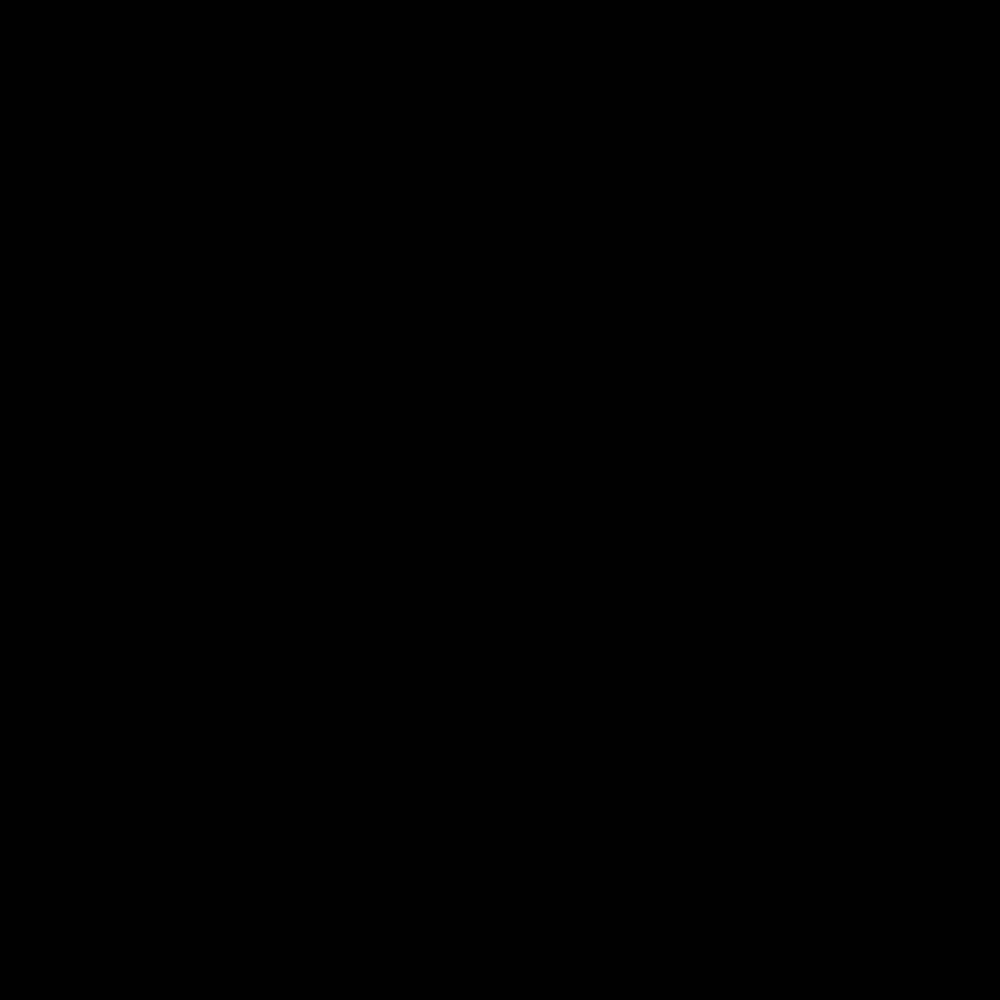
Frame 1 (no input)
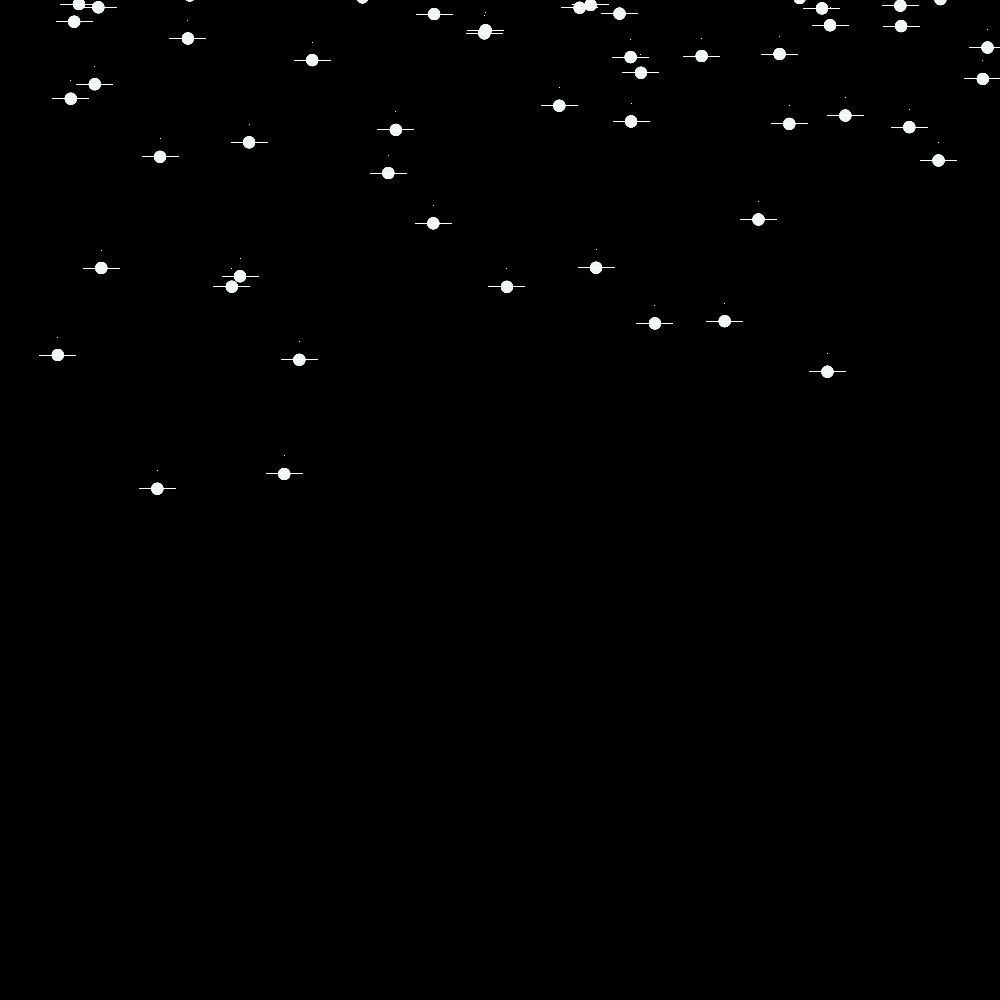
Frame 60 (the mouse pressed at the canvas centre just before this capture)
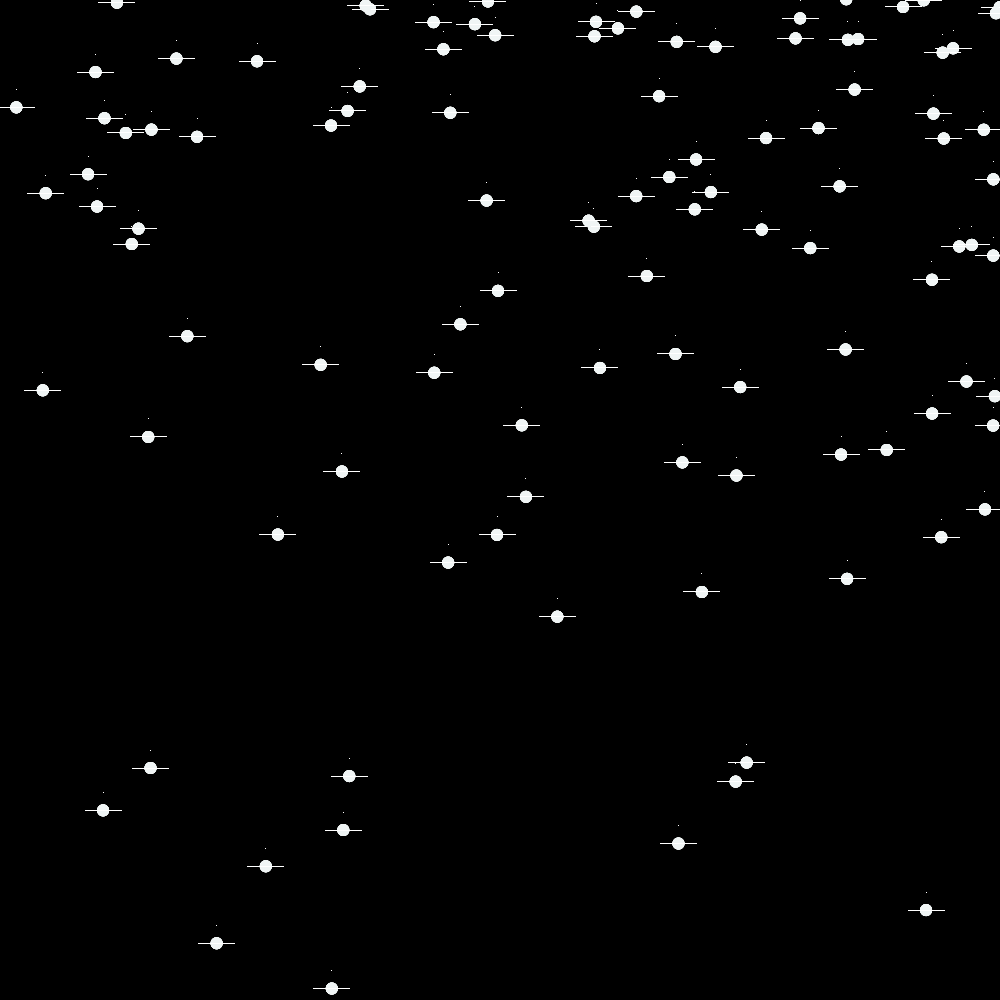
Frame 120 (the mouse held since frame 60 and released just before this capture)

The Processing sketch that drew these frames (run headless with seeded random() and noise(); from frame 60 on, the mouse is pressed at the canvas centre):

// Processing sketch: processing_15368
// ── processing_15368.pde

Flake[] flakes = new Flake[1000];

int totalflakes = 0;

void setup(){
  size (1000,1000);
  smooth();
}

void draw(){
  background(0);
  //fill (0,30);
  //rect(0,0,width,height);
  
  
  flakes[totalflakes] = new Flake();
  
  totalflakes++;
  
  if (totalflakes >= flakes.length) {
    totalflakes = 0;
  }
  
  for (int i = 0; i < totalflakes; i++ ) {
    flakes[i].llover();
    flakes[i].mostrar();
    flakes[i].rebotar();
  }
  
}
class Flake {
  
  float x,y;
  float velocidadY;
  float velocidadX;
  color c;
  float r;
  
  Flake() {
    r = 8;
    x = random(width);
    y = -r*4;
    velocidadY = random(10);
    velocidadX = random(10);
    c = color(240,245,245);
  }
  void llover() {
    y += velocidadY;
    x+=velocidadX/4;
  }
  
  void rebotar(){
    if (y>=height){
      velocidadY=velocidadY*-1;
    }
    if (x>=width || x <0){
      velocidadX = velocidadY*-1;
  }
  }
  void mostrar() {
    fill(c);
    noStroke();
    
    for (int i = 2; i < r; i++) {
      ellipseMode(CENTER);
      noStroke();
      ellipse(x,y,12,12);
      stroke(255);
      line (x-18,y,x+18,y);
      line (x,y-18,x,y-18);
      
      //line (x,y,x,y);
      
    }
  }
  
}
